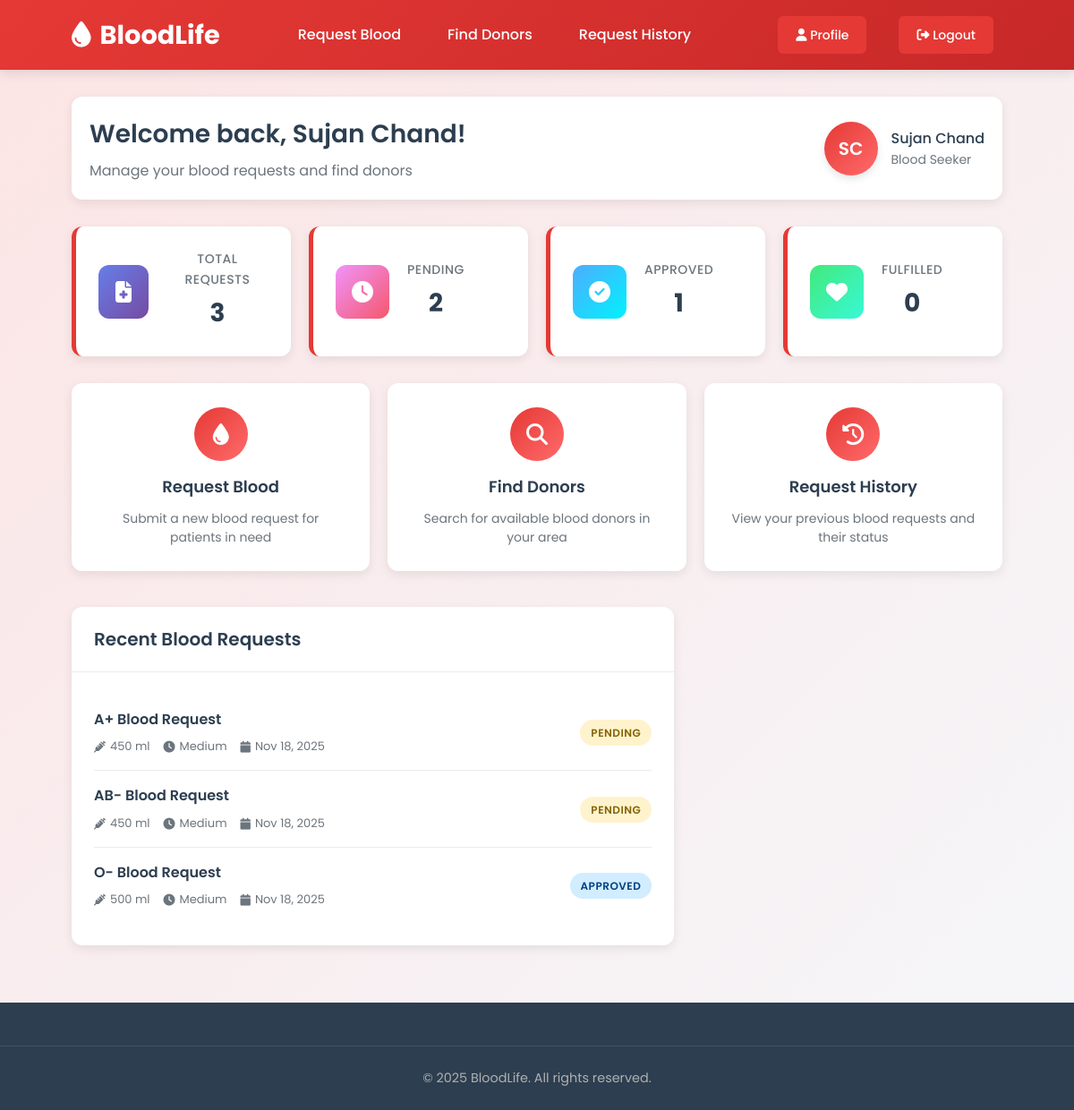
/seeker/dashboard.php (signed in), run on the app's committed database.
### tables this page shows
CREATE TABLE `blood_requests` (
  `id` int(11) NOT NULL,
  `seeker_id` int(11) DEFAULT NULL,
  `blood_group` enum('A+','A-','B+','B-','AB+','AB-','O+','O-') NOT NULL,
  `quantity_ml` int(11) NOT NULL,
  `urgency_level` enum('low','medium','high','critical') NOT NULL,
  `hospital_name` varchar(255) DEFAULT NULL,
  `patient_name` varchar(100) DEFAULT NULL,
  `reason` text DEFAULT NULL,
  `status` enum('pending','approved','rejected','fulfilled') DEFAULT 'pending',
  `created_at` timestamp NOT NULL DEFAULT current_timestamp()
);

### seeker/dashboard.php (the view, shortened to what this page needs)
<?php
$database = new Database();
$db = $database->getConnection();
$user_id = $_SESSION['user_id'];
$query = "SELECT * FROM blood_requests WHERE seeker_id = :user_id ORDER BY created_at DESC LIMIT 5";
$stmt = $db->prepare($query);
$stmt->bindParam(":user_id", $user_id);
$stmt->execute();
$recent_requests = $stmt->fetchAll(PDO::FETCH_ASSOC);
$total_query = "SELECT COUNT(*) as total FROM blood_requests WHERE seeker_id = :user_id";
$total_stmt = $db->prepare($total_query);
$total_stmt->bindParam(":user_id", $user_id);
$total_stmt->execute();
$total_requests = $total_stmt->fetch()['total'];
$pending_query = "SELECT COUNT(*) as total FROM blood_requests WHERE seeker_id = :user_id AND status = 'pending'";
$pending_stmt = $db->prepare($pending_query);
$pending_stmt->bindParam(":user_id", $user_id);
$pending_stmt->execute();
$pending_requests = $pending_stmt->fetch()['total'];
$approved_query = "SELECT COUNT(*) as total FROM blood_requests WHERE seeker_id = :user_id AND status = 'approved'";
$approved_stmt = $db->prepare($approved_query);
$approved_stmt->bindParam(":user_id", $user_id);
$approved_stmt->execute();
$approved_requests = $approved_stmt->fetch()['total'];
$fulfilled_query = "SELECT COUNT(*) as total FROM blood_requests WHERE seeker_id = :user_id AND status = 'fulfilled'";
$fulfilled_stmt = $db->prepare($fulfilled_query);
$fulfilled_stmt->bindParam(":user_id", $user_id);
$fulfilled_stmt->execute();
$fulfilled_requests = $fulfilled_stmt->fetch()['total'];
?>
<!DOCTYPE html>
<html lang="en">
<head>
    <link rel="stylesheet" href="../assets/css/style.css">
    <link rel="stylesheet" href="https://cdnjs.cloudflare.com/ajax/libs/font-awesome/6.4.0/css/all.min.css">
</head>
<body>
    <header>
        <div class="container">
            <div class="header-content">
                <div class="logo">
                    <i class="fas fa-tint"></i>
                    <span>BloodLife</span>
                </div>
                <nav>
                    <ul>
                        <li><a href="request_blood.php">Request Blood</a></li>
                        <li><a href="find_donor.php">Find Donors</a></li>
                        <li><a href="request_history.php">Request History</a></li>
                    </ul>
                </nav>
                <div class="user-actions">
                    <a href="profile.php" class="btn btn-outline">
                        <i class="fas fa-user"></i> Profile
                    </a>
                    <a href="../homepage.php" class="btn btn-primary">
                        <i class="fas fa-sign-out-alt"></i> Logout
                    </a>
                </div>
            </div>
        </div>
    </header>
    <div class="container">
        <div class="dashboard-header">
            <div class="welcome-section">
                <h1>Welcome back, <?php echo htmlspecialchars($_SESSION['full_name'] ?? 'User'); ?>!</h1>
                <p>Manage your blood requests and find donors</p>
            </div>
            <div class="user-profile">
                <div class="profile-avatar">
                    <?php
                    $full_name = $_SESSION['full_name'] ?? 'User';
                    $name_parts = explode(' ', $full_name);
                    $initials = '';
                    foreach ($name_parts as $part) {
                        $initials .= strtoupper(substr($part, 0, 1));
                    }
                    echo $initials ?: 'U';
                    ?>
                </div>
                <div class="profile-info">
                    <h3><?php echo htmlspecialchars($full_name); ?></h3>
                    <p>Blood Seeker</p>
                </div>
            </div>
        </div>
        <div class="dashboard-stats">
            <div class="stat-card">
                <div class="stat-icon total">
                    <i class="fas fa-file-medical"></i>
                </div>
                <div class="stat-info">
                    <h3>Total Requests</h3>
                    <div class="stat-number"><?php echo $total_requests; ?></div>
                </div>
            </div>
            <div class="stat-card">
                <div class="stat-icon pending">
                    <i class="fas fa-clock"></i>
                </div>
                <div class="stat-info">
                    <h3>Pending</h3>
                    <div class="stat-number"><?php echo $pending_requests; ?></div>
                </div>
            </div>
            <div class="stat-card">
                <div class="stat-icon approved">
                    <i class="fas fa-check-circle"></i>
                </div>
                <div class="stat-info">
                    <h3>Approved</h3>
                    <div class="stat-number"><?php echo $approved_requests; ?></div>
                </div>
            </div>
            <div class="stat-card">
                <div class="stat-icon fulfilled">
                    <i class="fas fa-heart"></i>
                </div>
                <div class="stat-info">
                    <h3>Fulfilled</h3>
                    <div class="stat-number"><?php echo $fulfilled_requests; ?></div>
                </div>
            </div>
        </div>
        <div class="quick-actions">
            <a href="request_blood.php" class="action-card">
                <div class="action-icon">
                    <i class="fas fa-tint"></i>
                </div>
                <h3>Request Blood</h3>
                <p>Submit a new blood request for patients in need</p>
            </a>
            <a href="find_donor.php" class="action-card">
                <div class="action-icon">
                    <i class="fas fa-search"></i>
                </div>
                <h3>Find Donors</h3>
                <p>Search for available blood donors in your area</p>
            </a>
            <a href="request_history.php" class="action-card">
                <div class="action-icon">
                    <i class="fas fa-history"></i>
                </div>
                <h3>Request History</h3>
                <p>View your previous blood requests and their status</p>
            </a>
        </div>
        <div class="dashboard-content">
            <div class="dashboard-card">
                <div class="card-header">
                    <h2>Recent Blood Requests</h2>
                </div>
                <div class="card-body">
                    <?php if (count($recent_requests) > 0): ?>
                        <?php foreach ($recent_requests as $request): ?>
                            <div class="request-item">
                                <div class="request-info">
                                    <h4><?php echo htmlspecialchars($request['blood_group']); ?> Blood Request</h4>
                                    <div class="request-details">
                                        <div class="request-detail">
                                            <i class="fas fa-syringe"></i>
                                            <span><?php echo htmlspecialchars($request['quantity_ml']); ?> ml</span>
                                        </div>
                                        <div class="request-detail">
                                            <i class="fas fa-clock"></i>
                                            <span><?php echo ucfirst(htmlspecialchars($request['urgency_level'])); ?></span>
                                        </div>
                                        <div class="request-detail">
                                            <i class="fas fa-calendar"></i>
                                            <span><?php echo date('M j, Y', strtotime($request['created_at'])); ?></span>
                                        </div>
                                    </div>
                                </div>
                                <div class="request-status">
                                    <span class="status-badge status-<?php echo htmlspecialchars($request['status']); ?>">
                                        <?php echo ucfirst(htmlspecialchars($request['status'])); ?>
                                    </span>
                                </div>
                            </div>
                        <?php endforeach; ?>
                    <?php endif; ?>
                </div>
            </div>
                    </div>
                </div>
    <footer>
            <div class="footer-bottom">
                <p>&copy; 2025 BloodLife. All rights reserved.</p>
            </div>
    </footer>
</body>
</html>

### assets/css/style.css (style rules this page uses)
* { margin: 0; padding: 0; box-sizing: border-box; }
body { font-family: 'Arial', sans-serif; line-height: 1.6; color: #333; background-color: #f4f4f4; }
.container { width: 90%; max-width: 1200px; margin: 0 auto; padding: 20px; }
header { background: #c00; color: white; padding: 1rem 0; box-shadow: 0 2px 5px rgba(0,0,0,0.1); }
nav { display: flex; justify-content: space-between; align-items: center; }
.logo { font-size: 1.5rem; font-weight: bold; }
.btn { display: inline-block; padding: 12px 30px; background: #ffd700; color: #333; text-decoration: none; border-radius: 5px; font-weight: bold; margin: 0 10px; transition: background 0.3s; }
.stat-card { background: white; padding: 2rem; border-radius: 10px; box-shadow: 0 5px 15px rgba(0,0,0,0.1); text-align: center; }
.stat-card h3 { color: #666; margin-bottom: 1rem; }
.admin-link, .action-card { background: white; padding: 2rem; border-radius: 10px; box-shadow: 0 5px 15px rgba(0,0,0,0.1); text-decoration: none; color: inherit; transition: transform 0.3s; }
footer { background: #333; color: white; text-align: center; padding: 2rem 0; margin-top: 4rem; }

### data on the page
blood_requests: blood_group "A+", quantity_ml "450", urgency_level "Medium", created_at "Nov 18, 2025", status "PENDING"
blood_requests: blood_group "AB-", quantity_ml "450", urgency_level "Medium", created_at "Nov 18, 2025", status "PENDING"
blood_requests: blood_group "O-", quantity_ml "500", urgency_level "Medium", created_at "Nov 18, 2025", status "APPROVED"

### other printed values
$_SESSION['full_name'] "Sujan Chand"
$initials ?: 'U' "SC"
$full_name "Sujan Chand"
$total_requests "3"
$pending_requests "2"
$approved_requests "1"
$fulfilled_requests "0"
